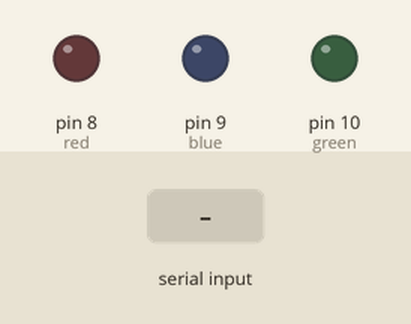
Recording of a sketch running on a simulated Arduino Uno, built with avr-gcc and run on an emulated ATmega328P. On the bench: output pins drawn as LEDs (lit = HIGH). The test bench sets the inputs (shaded band). What the sketch prints to the serial monitor is not drawn.

Above: at 1.2 s.
1.3 s: "1" received over the second serial link
At 2.5 s:
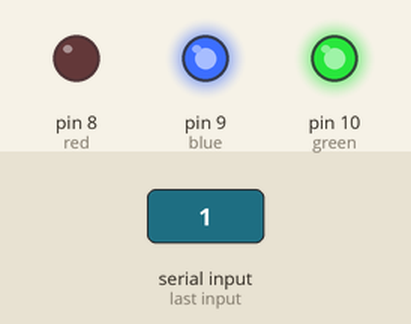
2.8 s: "2" received over the second serial link
At 3.9 s:
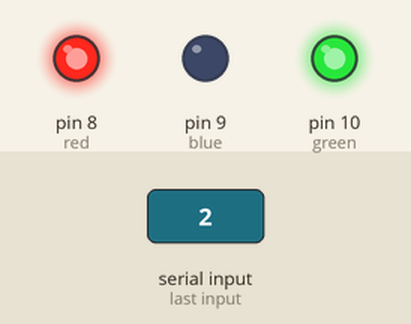
4.3 s: "3" received over the second serial link
At 5.0 s:
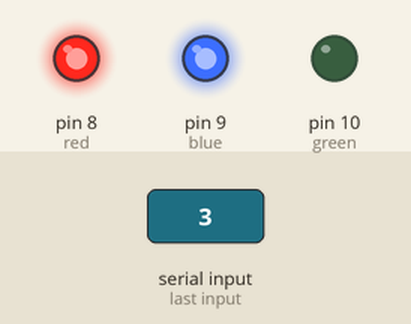
5.8 s: "9" received over the second serial link
At 6.2 s:
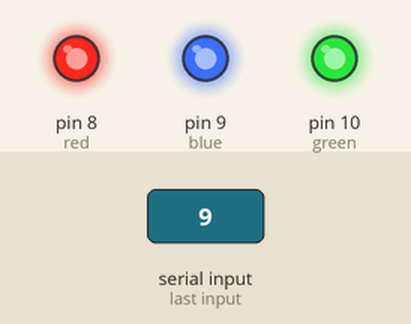
Timing chart, 0 to 8.3 s (numbered marks = the images above; inputs shaded):
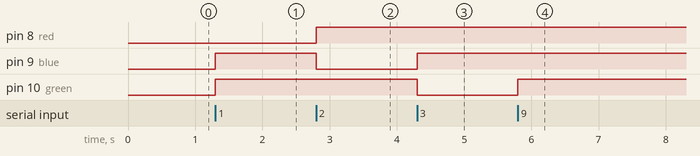

The sketch:

Project1.ino
```cpp
#include<SoftwareSerial.h>
char x;

int red =8;
int blue =9;
int green =10;
SoftwareSerial Bluetooth(4,5);
void setup()
{
  pinMode(red, OUTPUT);
  pinMode(blue, OUTPUT);
  pinMode(green, OUTPUT);
  Serial.begin(9600);
  Bluetooth.begin(9600);
}

void loop()
{

  if(Bluetooth.available()>0)
  {
    x=Bluetooth.read();
    Serial.println(x);
    if(x=='1')
    {
      digitalWrite(blue, HIGH);
      digitalWrite(green, HIGH);
      digitalWrite(red, LOW);
    }

    if(x=='2')
    {
      digitalWrite(blue, LOW);
      digitalWrite(green, HIGH);
      digitalWrite(red, HIGH);
    }

    if(x=='3')
    {
      digitalWrite(green, LOW);
      digitalWrite(blue, HIGH);
      digitalWrite(red, HIGH);
    }

    if(x=='9')
    {
      digitalWrite(blue, HIGH);
      digitalWrite(green, HIGH);
      digitalWrite(red, HIGH);
    }
    Serial.write(x);
    Bluetooth.write(x);
  }
}
```

Measured:
- after the input at 1.3 s, pin 9 (blue), pin 10 (green): LOW → HIGH at once
- after the input at 2.8 s, pin 8 (red): LOW → HIGH at once; pin 9 (blue): HIGH → LOW at once
- after the input at 4.3 s, pin 9 (blue): LOW → HIGH at once; pin 10 (green): HIGH → LOW at once
- after the input at 5.8 s, pin 10 (green): LOW → HIGH at once
